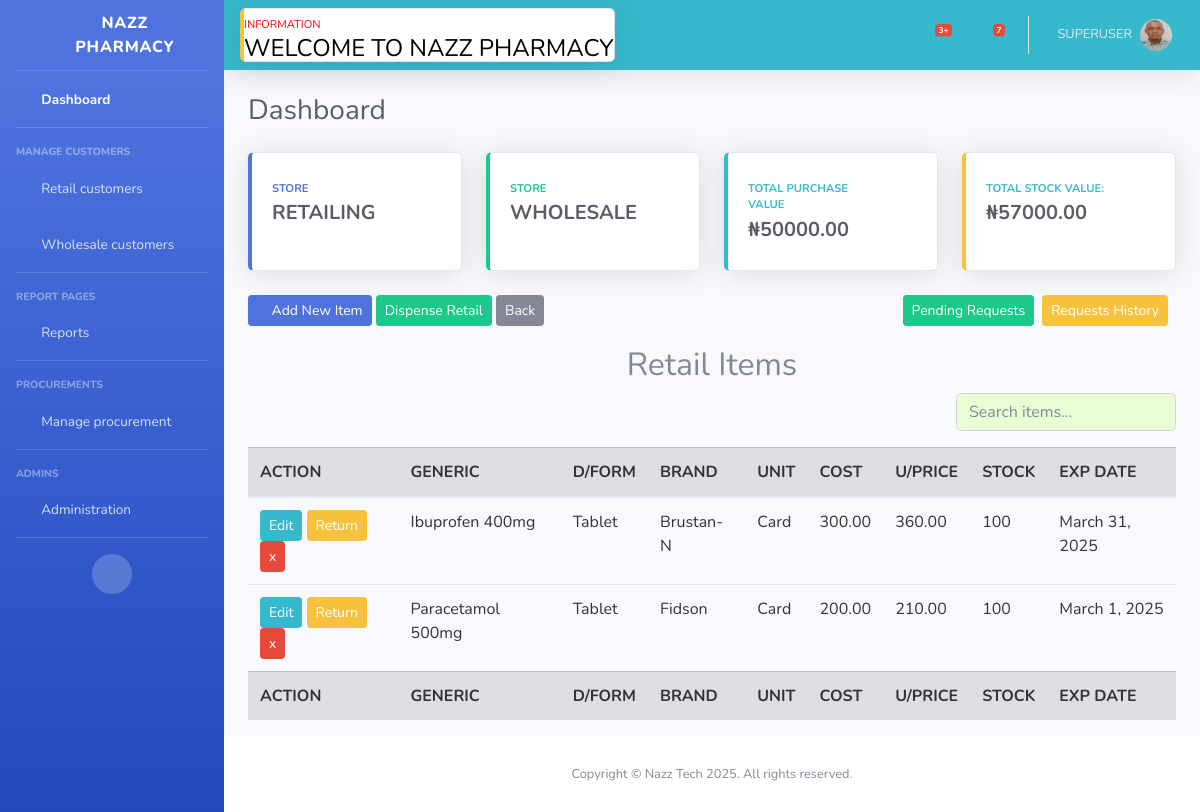
The page /store/ (signed in) on the database as committed earlier.
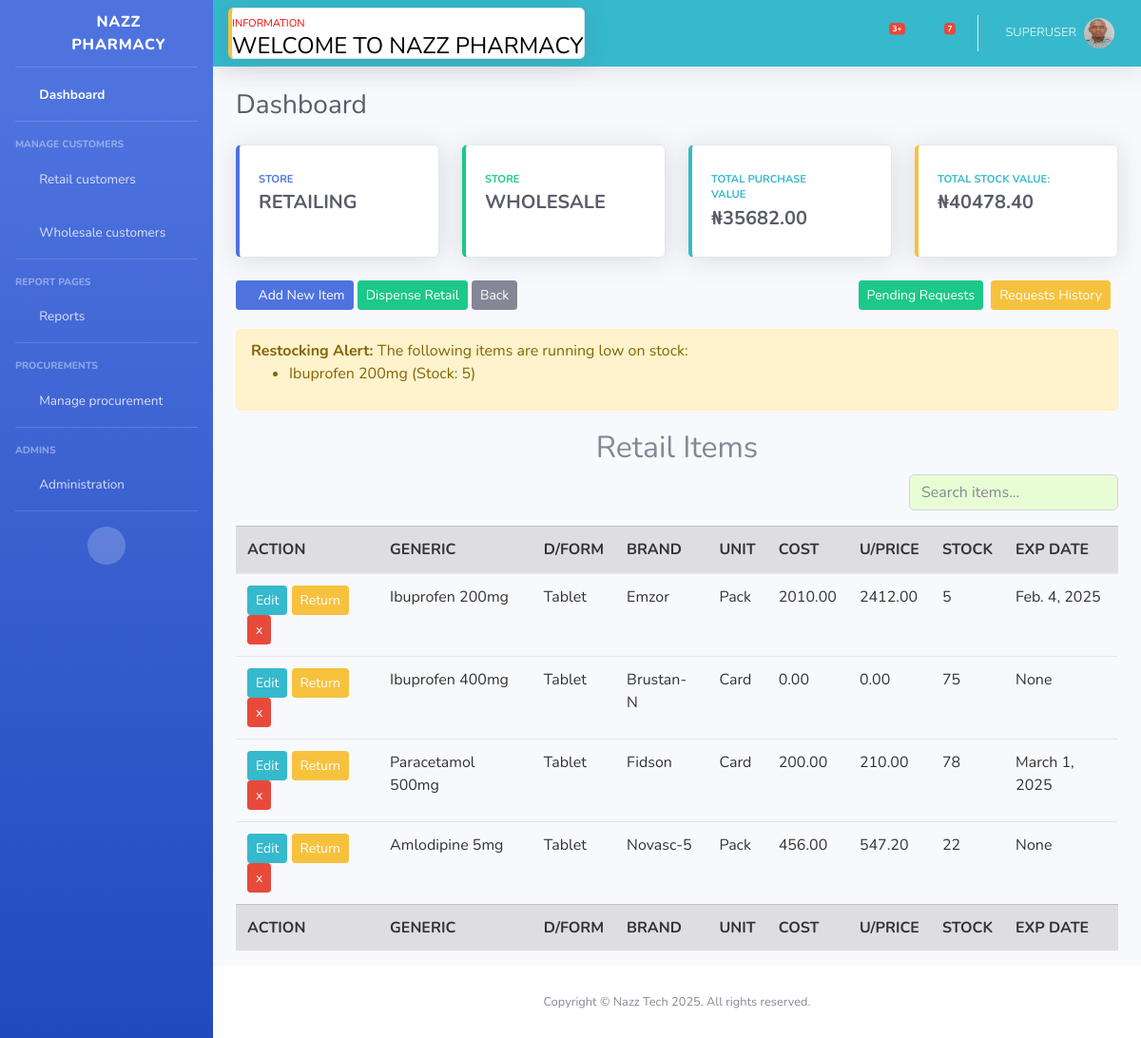
The same page on the database as committed later.
### store/models.py (models this page shows, shortened)
class Item(models.Model):
    name = models.CharField(max_length=200)
    dosage_form = models.CharField(max_length=200, choices=DOSAGE_FORM, blank=True, null=True)
    brand = models.CharField(max_length=200, blank=True, null=True)
    unit = models.CharField(max_length=200, choices=UNIT, blank=True, null=True)
    cost = models.DecimalField(max_digits=12, decimal_places=2, default=0)
    price = models.DecimalField(max_digits=12, decimal_places=2, default=0)
    markup = models.DecimalField(max_digits=6, decimal_places=2, default=0, choices=MARKUP_CHOICES)
    stock = models.PositiveIntegerField(default=0, null=True, blank=True)
    low_stock_threshold = models.PositiveIntegerField(default=0, null=True, blank=True)
    exp_date = models.DateField(null=True, blank=True)
    class Meta:
        ordering = ('name',)

### store/views.py (the view)
# urls.py: path('', include('store.urls')),
@login_required
def store(request):
    items = Item.objects.all().order_by('name')
    low_stock_threshold = 10  # Adjust this number as needed
    total_purchase_value = sum(item.cost * item.stock for item in items)
    total_stock_value = sum(item.price * item.stock for item in items)
    total_profit = total_stock_value - total_purchase_value
    low_stock_items = [item for item in items if item.stock <= low_stock_threshold]
    context = {
        'items': items,
        'low_stock_items': low_stock_items,
        'low_stock_threshold': low_stock_threshold,
        'total_purchase_value': total_purchase_value,
        'total_stock_value': total_stock_value,
        'total_profit': total_profit,
    }
    return render(request, 'store/store.html', context)

### templates/store/store.html (shortened to what the changed rows need)
{% extends 'partials/base.html' %}
{% load static %}
{% block content %}
<div class="alert-container">
    {% if low_stock_items %}
    <div class="alert alert-warning" role="alert">
        <strong>Restocking Alert:</strong> The following items are running low on stock:
        <ul>
            {% for item in low_stock_items %}
            <li>{{ item.name|title }} (Stock: {{ item.stock }})</li>
            {% endfor %}
        </ul>
    </div>
    {% endif %}
</div>
<div class="col-15">
    <h2 style="text-align: center;">Retail Items</h2>
    <div class="table-responsive">
        <table class="table table-hover" id="dataTable" width="100%" cellspacing="0">
            <thead class="table-secondary">
                <tr>
                    <th scope="col">ACTION</th>
                    <th scope="col">GENERIC</th>
                    <th scope="col">D/FORM</th>
                    <th scope="col">BRAND</th>
                    <th scope="col">UNIT</th>
                    {% if user.is_superuser or is_staff %}
                    <th scope="col">COST</th>
                    {% endif %}
                    <th scope="col">U/PRICE</th>
                    <th scope="col">STOCK</th>
                    <th scope="col">EXP DATE</th>
                </tr>
            </thead>
            <tfoot class="table-secondary">
                <tr>
                    <th scope="col">ACTION</th>
                    <th scope="col">GENERIC</th>
                    <th scope="col">D/FORM</th>
                    <th scope="col">BRAND</th>
                    <th scope="col">UNIT</th>
                    {% if user.is_superuser %}
                    <th scope="col">COST</th>
                    {% endif %}
                    <th scope="col">U/PRICE</th>
                    <th scope="col">STOCK</th>
                    <th scope="col">EXP DATE</th>
                </tr>
            </tfoot>
            <tbody id="item-list">
                {% for item in items %}
                <tr>
                    <td>
                        <a class="btn btn-sm btn-info" data-toggle="modal" data-target="#editModal"
                            hx-get="{% url 'store:edit_item' item.id %}" hx-target="#editModal .modal-content">Edit</a>
                        <a class="btn btn-sm btn-warning" data-toggle="modal" data-target="#returnItemModal"
                            hx-get="{% url 'store:return_item' item.id %}"
                            hx-target="#returnItemModal .modal-content">Return</a>
                        <a href="{% url 'store:delete_item' item.id %}"
                            onclick="return confirm('Are you sure you want to delete {{item.name|title}} from  Store?')"
                            class="btn btn-sm btn-danger">x</a>
                    </td>
                    <td>{{item.name|title}}</td>
                    <td>{{item.dosage_form|title}}</td>
                    <td>{{item.brand|title}}</td>
                    <td>{{item.unit}}</td>
                    {% if user.is_superuser %}
                    <td>{{item.cost}}</td>
                    {% endif %}
                    <td>{{item.price}}</td>
                    <td>{{item.stock}}</td>
                    <td>{{item.exp_date}}</td>
                </tr>
                {% endfor %}
            </tbody>
        </table>
    </div>
</div>
{% endblock %}

### templates/partials/base.html (shortened to what the changed rows need)
{% load static %}
<!DOCTYPE html>
<html lang="en">
<head>
    <link href="{% static 'vendor/fontawesome-free/css/all.min.css' %}" rel="stylesheet" type="text/css">
    <link href="{% static 'css/sb-admin-2.min.css' %}" rel="stylesheet">
</head>
<body id="page-top">
    <div id="wrapper">
        <div id="content-wrapper" class="d-flex flex-column">
            <div id="content">
                <div class="container-fluid">
                    <div class="d-sm-flex align-items-center justify-content-between mb-4">
                        <h1 class="h3 mb-0 text-gray-800">Dashboard</h1>
                    </div>
                    <div class="row">
                        <div class="col-xl-3 col-md-6 mb-4">
                            <div class="card border-left-info shadow h-100 py-2">
                                <div class="card-body">
                                    <div class="row no-gutters align-items-center">
                                        <div class="col mr-2">
                                            <div class="row no-gutters align-items-center">
                                                <div class="col-auto">
                                                    <div class="h5 mb-0 mr-3 font-weight-bold text-gray-800">
                                                        {% if request.user.is_superuser or is_staff %}
                                                        ₦{{total_purchase_value}}
                                                        {% endif %}
                                                    </div>
                                                </div>
                                            </div>
                                        </div>
                                    </div>
                                </div>
                            </div>
                        </div>
                        <div class="col-xl-3 col-md-6 mb-4">
                            <div class="card border-left-warning shadow h-100 py-2">
                                <div class="card-body">
                                    <div class="row no-gutters align-items-center">
                                        <div class="col mr-2">
                                            <div class="text-xs font-weight-bold text-info text-uppercase mb-1">
                                                TOTAL STOCK VALUE:</div>
                                            <div class="h5 mb-0 font-weight-bold text-gray-800">₦{{total_stock_value}}
                                            </div>
                                        </div>
                                    </div>
                                </div>
                            </div>
                        </div>
                    </div>
                    <div class="row">
                        <div class="col-12">
                            {% block content %}{% endblock content %}
                        </div>
                    </div>
                </div>
            </div>
        </div>
    </div>
</body>
</html>

Rows that differ between the two databases and show on the page:
added Item: name "Ibuprofen 200mg", stock "5", dosage_form "Tablet", brand "Emzor", unit "Pack", cost "2010.00", price "2412.00", exp_date "Feb. 4, 2025"
changed Item "Ibuprofen 400mg": cost "300.00" → "0.00"; price "360.00" → "0.00"; stock "100" → "75"; exp_date "March 31, 2025" → "None"
changed Item "Paracetamol 500mg": stock "100" → "78"
added Item: name "Amlodipine 5mg", dosage_form "Tablet", brand "Novasc-5", unit "Pack", cost "456.00", price "547.20", stock "22", exp_date "None", shown under "Retail Items"
Other text that changed with them:
{{ total_purchase_value }}: "50000.00" → "35682.00"
{{ total_stock_value }}: "57000.00" → "40478.40"
text now shown: "Restocking Alert: The following items are running low on stock:"
